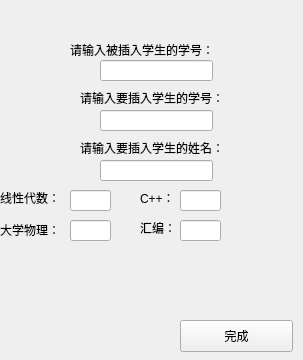
<?xml version="1.0" encoding="UTF-8"?>
<ui version="4.0">
 <class>insetStu</class>
 <widget class="QWidget" name="insetStu">
  <property name="geometry">
   <rect>
    <x>0</x>
    <y>0</y>
    <width>303</width>
    <height>360</height>
   </rect>
  </property>
  <property name="windowTitle">
   <string>Form</string>
  </property>
  <widget class="QLineEdit" name="stuScore2LineText">
   <property name="geometry">
    <rect>
     <x>70</x>
     <y>220</y>
     <width>41</width>
     <height>21</height>
    </rect>
   </property>
  </widget>
  <widget class="QLabel" name="label">
   <property name="geometry">
    <rect>
     <x>80</x>
     <y>90</y>
     <width>151</width>
     <height>16</height>
    </rect>
   </property>
   <property name="text">
    <string>请输入要插入学生的学号：</string>
   </property>
  </widget>
  <widget class="QLabel" name="label_3">
   <property name="geometry">
    <rect>
     <x>0</x>
     <y>190</y>
     <width>161</width>
     <height>16</height>
    </rect>
   </property>
   <property name="text">
    <string>线性代数：</string>
   </property>
  </widget>
  <widget class="QLabel" name="label_4">
   <property name="geometry">
    <rect>
     <x>0</x>
     <y>220</y>
     <width>161</width>
     <height>20</height>
    </rect>
   </property>
   <property name="text">
    <string>大学物理：</string>
   </property>
  </widget>
  <widget class="QLineEdit" name="stuIdLineText">
   <property name="geometry">
    <rect>
     <x>100</x>
     <y>110</y>
     <width>113</width>
     <height>21</height>
    </rect>
   </property>
  </widget>
  <widget class="QLabel" name="label_2">
   <property name="geometry">
    <rect>
     <x>80</x>
     <y>140</y>
     <width>151</width>
     <height>16</height>
    </rect>
   </property>
   <property name="text">
    <string>请输入要插入学生的姓名：</string>
   </property>
  </widget>
  <widget class="QLineEdit" name="stuNameLineText">
   <property name="geometry">
    <rect>
     <x>100</x>
     <y>160</y>
     <width>113</width>
     <height>21</height>
    </rect>
   </property>
  </widget>
  <widget class="QPushButton" name="finishBtn">
   <property name="geometry">
    <rect>
     <x>180</x>
     <y>320</y>
     <width>113</width>
     <height>32</height>
    </rect>
   </property>
   <property name="text">
    <string>完成</string>
   </property>
  </widget>
  <widget class="QLineEdit" name="stuScore1LineText">
   <property name="geometry">
    <rect>
     <x>70</x>
     <y>190</y>
     <width>41</width>
     <height>21</height>
    </rect>
   </property>
  </widget>
  <widget class="QLabel" name="label_5">
   <property name="geometry">
    <rect>
     <x>70</x>
     <y>40</y>
     <width>181</width>
     <height>20</height>
    </rect>
   </property>
   <property name="text">
    <string>请输入被插入学生的学号：</string>
   </property>
  </widget>
  <widget class="QLineEdit" name="laterStuIdLineText">
   <property name="geometry">
    <rect>
     <x>100</x>
     <y>60</y>
     <width>113</width>
     <height>21</height>
    </rect>
   </property>
  </widget>
  <widget class="QLabel" name="label_6">
   <property name="geometry">
    <rect>
     <x>140</x>
     <y>220</y>
     <width>161</width>
     <height>16</height>
    </rect>
   </property>
   <property name="text">
    <string>汇编：</string>
   </property>
  </widget>
  <widget class="QLineEdit" name="stuScore3LineText">
   <property name="geometry">
    <rect>
     <x>180</x>
     <y>190</y>
     <width>41</width>
     <height>21</height>
    </rect>
   </property>
  </widget>
  <widget class="QLineEdit" name="stuScore4LineText">
   <property name="geometry">
    <rect>
     <x>180</x>
     <y>220</y>
     <width>41</width>
     <height>21</height>
    </rect>
   </property>
  </widget>
  <widget class="QLabel" name="label_7">
   <property name="geometry">
    <rect>
     <x>140</x>
     <y>190</y>
     <width>161</width>
     <height>16</height>
    </rect>
   </property>
   <property name="text">
    <string>C++：</string>
   </property>
  </widget>
 </widget>
 <resources/>
 <connections/>
</ui>
